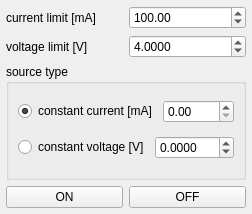
<?xml version="1.0" encoding="UTF-8"?>
<ui version="4.0">
 <class>Form</class>
 <widget class="QWidget" name="Form">
  <property name="geometry">
   <rect>
    <x>0</x>
    <y>0</y>
    <width>239</width>
    <height>214</height>
   </rect>
  </property>
  <property name="windowTitle">
   <string>LED Keithley</string>
  </property>
  <layout class="QVBoxLayout" name="verticalLayout">
   <property name="leftMargin">
    <number>6</number>
   </property>
   <property name="topMargin">
    <number>6</number>
   </property>
   <property name="rightMargin">
    <number>6</number>
   </property>
   <property name="bottomMargin">
    <number>6</number>
   </property>
   <item>
    <layout class="QHBoxLayout" name="horizontalLayout">
     <item>
      <widget class="QLabel" name="label">
       <property name="text">
        <string>current limit [mA]</string>
       </property>
      </widget>
     </item>
     <item>
      <widget class="QDoubleSpinBox" name="I_limit_doubleSpinBox">
       <property name="maximum">
        <double>1500.000000000000000</double>
       </property>
       <property name="value">
        <double>100.000000000000000</double>
       </property>
      </widget>
     </item>
    </layout>
   </item>
   <item>
    <layout class="QHBoxLayout" name="horizontalLayout_2">
     <item>
      <widget class="QLabel" name="label_2">
       <property name="text">
        <string>voltage limit [V]</string>
       </property>
      </widget>
     </item>
     <item>
      <widget class="QDoubleSpinBox" name="V_limit_doubleSpinBox">
       <property name="decimals">
        <number>4</number>
       </property>
       <property name="value">
        <double>4.000000000000000</double>
       </property>
      </widget>
     </item>
    </layout>
   </item>
   <item>
    <widget class="QGroupBox" name="groupBox">
     <property name="title">
      <string>source type</string>
     </property>
     <layout class="QVBoxLayout" name="verticalLayout_2">
      <item>
       <layout class="QHBoxLayout" name="horizontalLayout_4">
        <item>
         <widget class="QRadioButton" name="constant_current_radioButton">
          <property name="text">
           <string>constant current [mA]</string>
          </property>
          <property name="checked">
           <bool>true</bool>
          </property>
         </widget>
        </item>
        <item>
         <widget class="QDoubleSpinBox" name="I_constant_current_doubleSpinBox">
          <property name="decimals">
           <number>2</number>
          </property>
          <property name="maximum">
           <double>1500.000000000000000</double>
          </property>
          <property name="singleStep">
           <double>0.100000000000000</double>
          </property>
         </widget>
        </item>
       </layout>
      </item>
      <item>
       <layout class="QHBoxLayout" name="horizontalLayout_5">
        <item>
         <widget class="QRadioButton" name="constant_voltage_radioButton">
          <property name="text">
           <string>constant voltage [V]</string>
          </property>
         </widget>
        </item>
        <item>
         <widget class="QDoubleSpinBox" name="V_constant_voltage_doubleSpinBox">
          <property name="decimals">
           <number>4</number>
          </property>
          <property name="minimum">
           <double>-20.000000000000000</double>
          </property>
          <property name="maximum">
           <double>20.000000000000000</double>
          </property>
          <property name="singleStep">
           <double>0.100000000000000</double>
          </property>
         </widget>
        </item>
       </layout>
      </item>
     </layout>
    </widget>
   </item>
   <item>
    <layout class="QHBoxLayout" name="horizontalLayout_3">
     <item>
      <widget class="QPushButton" name="on_pushButton">
       <property name="text">
        <string>ON</string>
       </property>
      </widget>
     </item>
     <item>
      <widget class="QPushButton" name="off_pushButton">
       <property name="text">
        <string>OFF</string>
       </property>
      </widget>
     </item>
    </layout>
   </item>
  </layout>
 </widget>
 <resources/>
 <connections/>
</ui>
